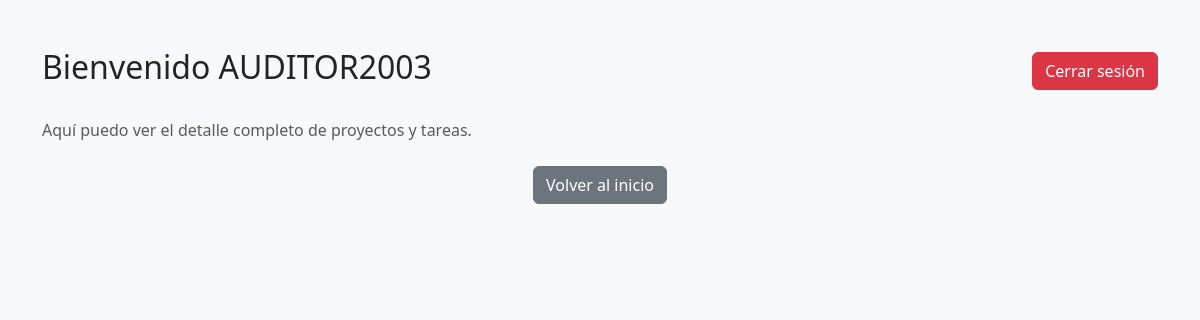
Before: /dashboard/ (signed in) with the older database file.
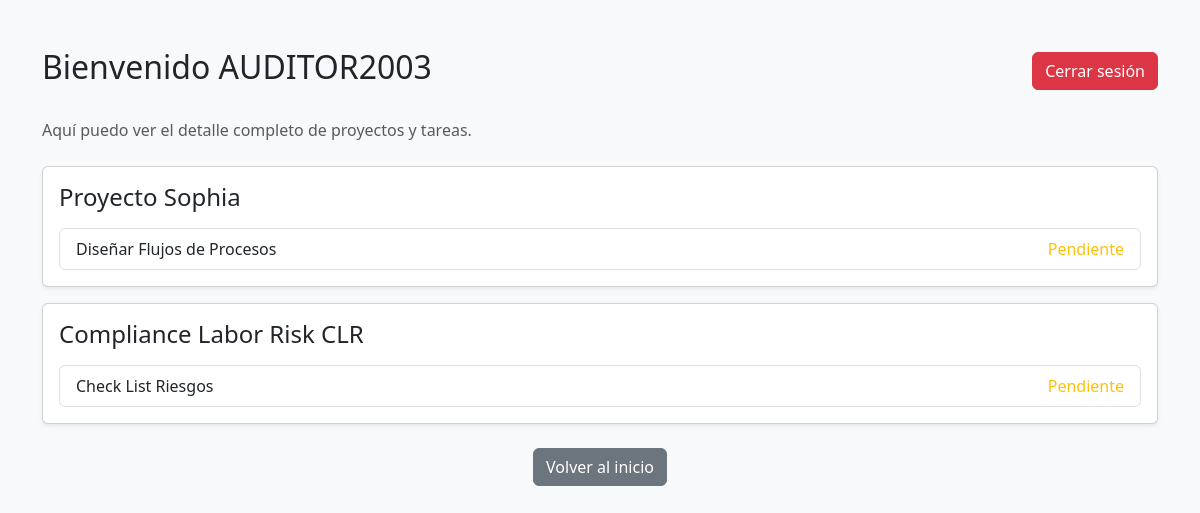
After: the same page with the newer database file.
### tareas/models.py (models this page shows, shortened)
class Proyecto(models.Model):
    nombre = models.CharField(max_length=100)
    descripcion = models.TextField()
    creado = models.DateTimeField(auto_now_add=True)

class Tarea(models.Model):
    nombre = models.CharField(max_length=100)
    descripcion = models.TextField()
    proyecto = models.ForeignKey(Proyecto, on_delete=models.CASCADE)
    completado = models.BooleanField(default=False)
    creado = models.DateTimeField(auto_now_add=True)

### tareas/views.py (the view)
# urls.py: path('dashboard/', views.dashboard, name='dashboard'),
@login_required
def dashboard(request):
    if request.user.is_superuser:
        proyectos = Proyecto.objects.all()
        return render(request, 'tareas/dashboard.html', {
            'proyectos': proyectos
        })
    else:
        return render(request, 'tareas/dashboard.html')

### tareas/templates/tareas/dashboard.html (shortened to what this page needs)
<!DOCTYPE html>
<html lang="es">
<head>
    <link href="https://cdn.jsdelivr.net/npm/bootstrap@5.3.3/dist/css/bootstrap.min.css" rel="stylesheet">
</head>
<body class="bg-light">
<div class="container py-5">
    <div class="d-flex justify-content-between align-items-center mb-4">
        <h2>Bienvenido {{ user.username }}</h2>
        <form method="post" action="{% url 'logout' %}">
            <button type="submit" class="btn btn-danger">
                Cerrar sesión
            </button>
        </form>
    </div>
    {% if user.is_superuser %}
        <div class="mb-4">
            <p class="text-muted">
                Aquí puedo ver el detalle completo de proyectos y tareas.
            </p>
        </div>
        {% for proyecto in proyectos %}
            <div class="card mb-3 shadow-sm">
                <div class="card-body">
                    <h4 class="mb-3">{{ proyecto.nombre }}</h4>
                    <ul class="list-group">
                        {% for tarea in proyecto.tarea_set.all %}
                            <li class="list-group-item d-flex justify-content-between">
                                <span>{{ tarea.nombre }}</span>
                                {% if tarea.completado %}
                                    <span class="text-success">Completada</span>
                                {% else %}
                                    <span class="text-warning">Pendiente</span>
                                {% endif %}
                            </li>
                        {% empty %}
                            <li class="list-group-item">
                                No hay tareas para este proyecto
                            </li>
                        {% endfor %}
                    </ul>
                </div>
            </div>
        {% endfor %}
    {% else %}
        <div class="alert alert-info text-center">
            Has iniciado sesión correctamente, pero no tienes permisos para ver el detalle de proyectos.
        </div>
    {% endif %}
    <div class="text-center mt-4">
        <a href="{% url 'home' %}" class="btn btn-secondary">
            Volver al inicio
        </a>
    </div>
</div>
</body>
</html>

Changed rows visible on the page:
added Proyecto: nombre "Proyecto Sophia"
added Tarea: nombre "Diseñar Flujos de Procesos", completado "Pendiente", shown under "Proyecto Sophia"
added Proyecto: nombre "Compliance Labor Risk CLR"
added Tarea: nombre "Check List Riesgos", completado "Pendiente", shown under "Compliance Labor Risk CLR"
